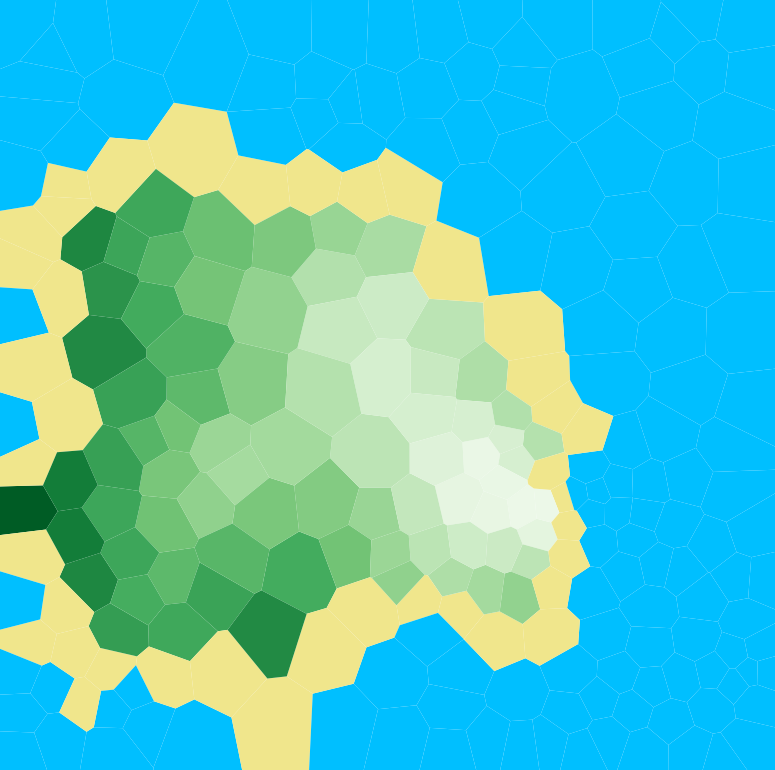
#> input picture output_2d.png, 775 x 770 px, found by its file name
$ python sd_image.py
#> lines starting #> are read from the running program, lines starting #| are printed output that depends on the picture
import numpy as np
import cv2

dimension = (300, 300)

if __name__ == '__main__':
    extract = cv2.imread("output_2d.png", 0)
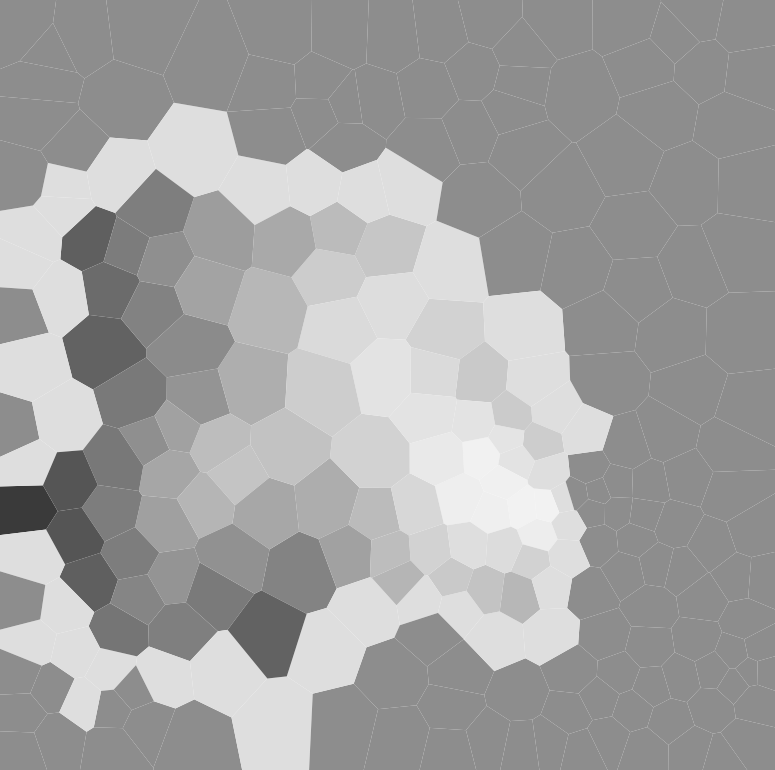
#> extract: shape (770, 775); min 58, max 244, mean 163.3
    extract_resized = cv2.resize(extract, dimension)

    std_before = np.std(extract_resized)
#> std_before = 37.83

    ksize = (40, 40)
    blur_image = cv2.blur(extract_resized, ksize)
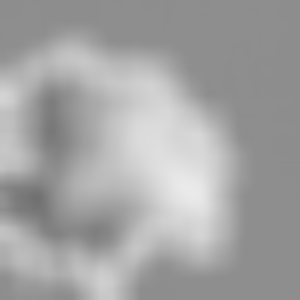
#> blur_image: shape (300, 300); min 113, max 234, mean 163.4

    std_after = np.std(blur_image)
#> std_after = 26.69

    std_diff = std_before - std_after
#> std_diff = 11.14

    cv2.imshow("Window", blur_image)
    cv2.waitKey(0)

$ run again, with output_3d.png copied over output_2d.png
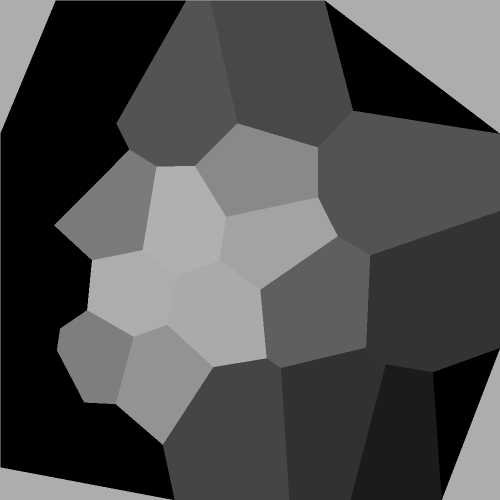
#> input picture output_3d.png, 1000 x 1000 px, found by its file name (shown at 1/2 size)
#> extract is the input picture: shape (1000, 1000); min 0, max 176, mean 78.4
#> `extract_resized = cv2.resize(extract, dimension)`:
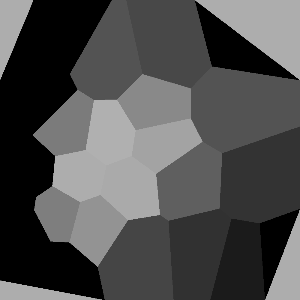
#> extract_resized: shape (300, 300); min 0, max 176, mean 78.2
#> std_before = 61.69
#> `blur_image = cv2.blur(extract_resized, ksize)`:
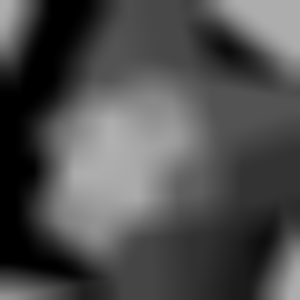
#> blur_image: shape (300, 300); min 0, max 176, mean 78
#> std_after = 49.62
#> std_diff = 12.07
